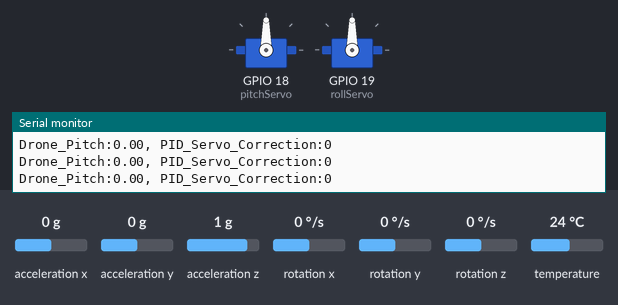
Recording of a sketch running on a simulated ESP32. Shown: 2 × servo, the last lines printed to the serial monitor. Inputs (shaded band) come from the test bench; at power-on: acceleration y 0 g, acceleration z 1 g, rotation x 0 °/s, acceleration x 0 g, rotation y 0 °/s, rotation z 0 °/s, temperature 24 °C.

Above: at 1.2 s.
1.3 s: acceleration y set to -1.4 g
At 1.46 s:
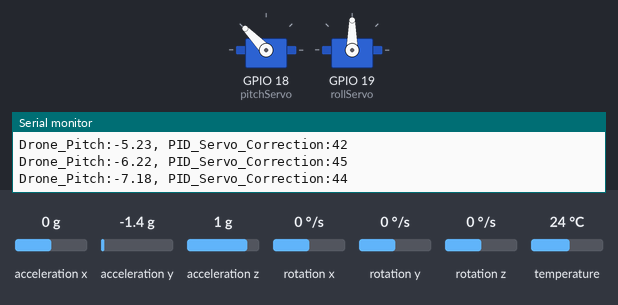
4.3 s: acceleration z set to 0.8 g
7.3 s: rotation x set to 3 °/s
At 9.1 s:
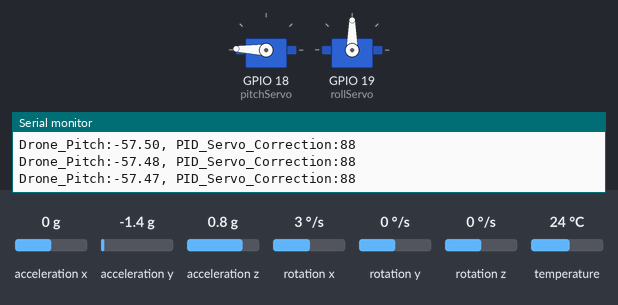
9.4 s: acceleration y set to 0 g
At 10.73 s:
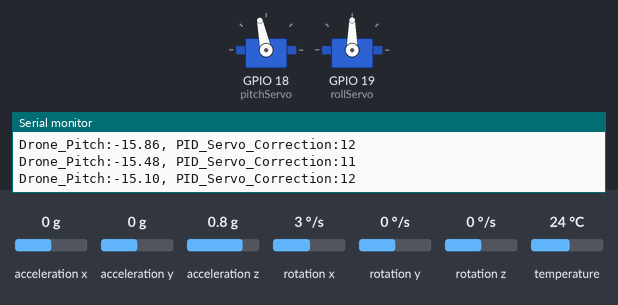
12.4 s: acceleration x set to -1.4 g
15.4 s: rotation y set to -100 °/s
At 16.15 s:
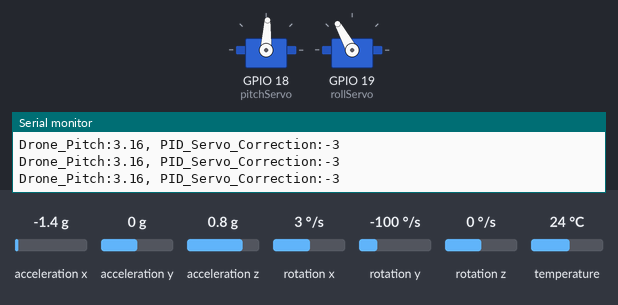
Timing chart, 0 to 19.4 s (numbered marks = the images above; inputs shaded):
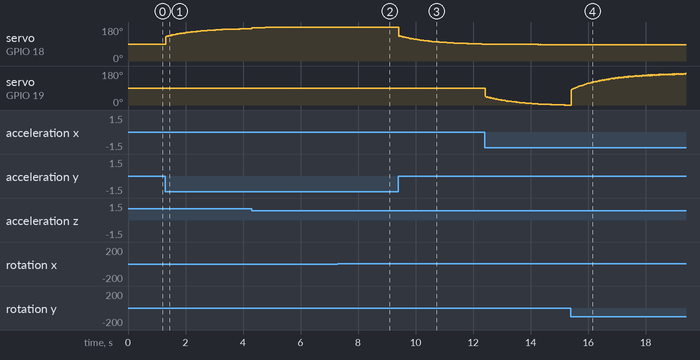

Measured:
- the behaviour switches between 1 and 2 °/s on rotation x (found by bisection; images 1 and 2)
- after the input at 7.3 s, servo on GPIO 18 (pitchServo): 180° → 179° at once, → 178° 0.70 s later

The sketch:

sketch.ino
```cpp
#include <Wire.h>
#include <Adafruit_MPU6050.h>
#include <Adafruit_Sensor.h>
#include <ESP32Servo.h>

Adafruit_MPU6050 mpu;
Servo pitchServo;
Servo rollServo;

float filteredPitch = 0.0;
float filteredRoll = 0.0;
unsigned long lastTime = 0;

// PID Tuning Parameters
float Kp = 1.5;  // Proportional
float Ki = 0.05; // Integral
float Kd = 0.8;  // Derivative

float pitchErrorSum = 0.0;
float lastPitchError = 0.0;
float rollErrorSum = 0.0;
float lastRollError = 0.0;

void setup() {
  Serial.begin(115200);
  Wire.begin(21, 22);

  pitchServo.attach(18);
  rollServo.attach(19);

  if (!mpu.begin()) {
    Serial.println("Failed to find MPU6050 chip");
    while (1) { delay(10); }
  }

  mpu.setAccelerometerRange(MPU6050_RANGE_8_G);
  mpu.setGyroRange(MPU6050_RANGE_500_DEG);
  mpu.setFilterBandwidth(MPU6050_BAND_21_HZ);
  lastTime = millis();
}

void loop() {
  sensors_event_t a, g, temp;
  mpu.getEvent(&a, &g, &temp);

  unsigned long currentTime = millis();
  float dt = (currentTime - lastTime) / 1000.0;
  if (dt <= 0.0) dt = 0.001;
  lastTime = currentTime;

  float accelPitch = atan2(a.acceleration.y, a.acceleration.z) * 180.0 / PI;
  float accelRoll = atan2(-a.acceleration.x, sqrt(a.acceleration.y * a.acceleration.y + a.acceleration.z * a.acceleration.z)) * 180.0 / PI;
  float gyroPitchRate = g.gyro.x * 180.0 / PI;
  float gyroRollRate = g.gyro.y * 180.0 / PI;

  filteredPitch = 0.98 * (filteredPitch + gyroPitchRate * dt) + 0.02 * accelPitch;
  filteredRoll = 0.98 * (filteredRoll + gyroRollRate * dt) + 0.02 * accelRoll;

  // PID Calculation: PITCH
  float pitchError = 0.0 - filteredPitch;
  pitchErrorSum += (pitchError * dt);
  pitchErrorSum = constrain(pitchErrorSum, -50, 50);
  float pitchDerivative = (pitchError - lastPitchError) / dt;
  float pitchPIDOutput = (Kp * pitchError) + (Ki * pitchErrorSum) + (Kd * pitchDerivative);
  lastPitchError = pitchError;

  // PID Calculation: ROLL
  float rollError = 0.0 - filteredRoll;
  rollErrorSum += (rollError * dt);
  rollErrorSum = constrain(rollErrorSum, -50, 50);
  float rollDerivative = (rollError - lastRollError) / dt;
  float rollPIDOutput = (Kp * rollError) + (Ki * rollErrorSum) + (Kd * rollDerivative);
  lastRollError = rollError;

  int pitchServoAngle = constrain(90 + pitchPIDOutput, 0, 180);
  int rollServoAngle = constrain(90 + rollPIDOutput, 0, 180);

  pitchServo.write(pitchServoAngle);
  rollServo.write(rollServoAngle);

  Serial.print("Drone_Pitch:");
  Serial.print(filteredPitch);
  Serial.print(", PID_Servo_Correction:");
  Serial.println(pitchServoAngle - 90);

  delay(20);
}
```
